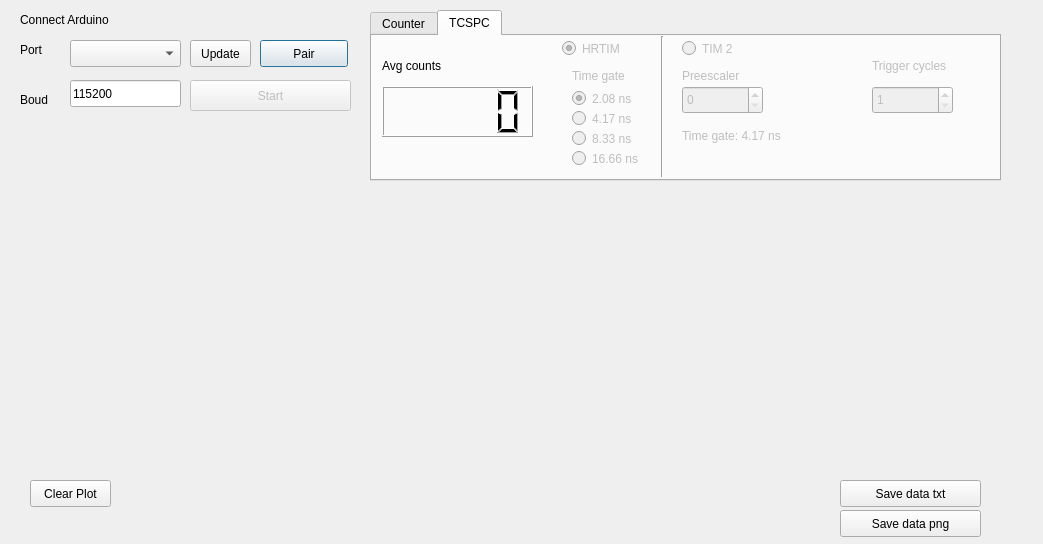
<?xml version="1.0" encoding="UTF-8"?>
<ui version="4.0">
 <class>Dialog</class>
 <widget class="QDialog" name="Dialog">
  <property name="geometry">
   <rect>
    <x>0</x>
    <y>0</y>
    <width>1043</width>
    <height>544</height>
   </rect>
  </property>
  <property name="windowTitle">
   <string>Dialog</string>
  </property>
  <widget class="QComboBox" name="comboBox_port">
   <property name="geometry">
    <rect>
     <x>70</x>
     <y>40</y>
     <width>111</width>
     <height>27</height>
    </rect>
   </property>
  </widget>
  <widget class="QLabel" name="label">
   <property name="geometry">
    <rect>
     <x>20</x>
     <y>10</y>
     <width>171</width>
     <height>19</height>
    </rect>
   </property>
   <property name="text">
    <string>Connect Arduino</string>
   </property>
  </widget>
  <widget class="QPushButton" name="pushButton_connect">
   <property name="geometry">
    <rect>
     <x>260</x>
     <y>40</y>
     <width>88</width>
     <height>27</height>
    </rect>
   </property>
   <property name="text">
    <string>Pair</string>
   </property>
   <property name="checkable">
    <bool>true</bool>
   </property>
  </widget>
  <widget class="QPushButton" name="pushButton_start">
   <property name="enabled">
    <bool>false</bool>
   </property>
   <property name="geometry">
    <rect>
     <x>190</x>
     <y>80</y>
     <width>161</width>
     <height>31</height>
    </rect>
   </property>
   <property name="text">
    <string>Start</string>
   </property>
   <property name="checkable">
    <bool>true</bool>
   </property>
   <property name="checked">
    <bool>false</bool>
   </property>
  </widget>
  <widget class="QLineEdit" name="lineEdit_boud">
   <property name="geometry">
    <rect>
     <x>70</x>
     <y>80</y>
     <width>111</width>
     <height>27</height>
    </rect>
   </property>
   <property name="text">
    <string>115200</string>
   </property>
  </widget>
  <widget class="QLabel" name="label_2">
   <property name="geometry">
    <rect>
     <x>20</x>
     <y>40</y>
     <width>41</width>
     <height>19</height>
    </rect>
   </property>
   <property name="text">
    <string>Port</string>
   </property>
  </widget>
  <widget class="QLabel" name="label_3">
   <property name="geometry">
    <rect>
     <x>20</x>
     <y>90</y>
     <width>41</width>
     <height>19</height>
    </rect>
   </property>
   <property name="text">
    <string>Boud</string>
   </property>
  </widget>
  <widget class="QWidget" name="widget_plot" native="true">
   <property name="geometry">
    <rect>
     <x>30</x>
     <y>190</y>
     <width>991</width>
     <height>281</height>
    </rect>
   </property>
  </widget>
  <widget class="QPushButton" name="pushButton_update">
   <property name="geometry">
    <rect>
     <x>190</x>
     <y>40</y>
     <width>61</width>
     <height>27</height>
    </rect>
   </property>
   <property name="text">
    <string>Update</string>
   </property>
  </widget>
  <widget class="QPushButton" name="pushButton_saveTxt">
   <property name="geometry">
    <rect>
     <x>840</x>
     <y>480</y>
     <width>141</width>
     <height>27</height>
    </rect>
   </property>
   <property name="text">
    <string>Save data txt</string>
   </property>
  </widget>
  <widget class="QPushButton" name="pushButton_savePng">
   <property name="geometry">
    <rect>
     <x>840</x>
     <y>510</y>
     <width>141</width>
     <height>27</height>
    </rect>
   </property>
   <property name="text">
    <string>Save data png</string>
   </property>
  </widget>
  <widget class="QTabWidget" name="tabWidget">
   <property name="geometry">
    <rect>
     <x>370</x>
     <y>10</y>
     <width>631</width>
     <height>171</height>
    </rect>
   </property>
   <property name="currentIndex">
    <number>1</number>
   </property>
   <widget class="QWidget" name="tab">
    <attribute name="title">
     <string>Counter</string>
    </attribute>
    <widget class="QLCDNumber" name="CNT_lcdNumber_counts">
     <property name="geometry">
      <rect>
       <x>10</x>
       <y>50</y>
       <width>151</width>
       <height>51</height>
      </rect>
     </property>
    </widget>
    <widget class="QLabel" name="label_4">
     <property name="geometry">
      <rect>
       <x>10</x>
       <y>20</y>
       <width>81</width>
       <height>19</height>
      </rect>
     </property>
     <property name="text">
      <string>Counts</string>
     </property>
    </widget>
    <widget class="QSpinBox" name="CNT_spinBox_intTime">
     <property name="geometry">
      <rect>
       <x>330</x>
       <y>80</y>
       <width>71</width>
       <height>28</height>
      </rect>
     </property>
     <property name="minimum">
      <number>1</number>
     </property>
     <property name="maximum">
      <number>10000</number>
     </property>
     <property name="value">
      <number>100</number>
     </property>
    </widget>
    <widget class="QLabel" name="label_5">
     <property name="geometry">
      <rect>
       <x>330</x>
       <y>60</y>
       <width>151</width>
       <height>19</height>
      </rect>
     </property>
     <property name="text">
      <string>Integration Time (ms)</string>
     </property>
    </widget>
    <widget class="QLabel" name="label_6">
     <property name="enabled">
      <bool>false</bool>
     </property>
     <property name="geometry">
      <rect>
       <x>190</x>
       <y>30</y>
       <width>121</width>
       <height>19</height>
      </rect>
     </property>
     <property name="text">
      <string>External Ref</string>
     </property>
    </widget>
    <widget class="QWidget" name="widget_4" native="true">
     <property name="geometry">
      <rect>
       <x>190</x>
       <y>0</y>
       <width>301</width>
       <height>31</height>
      </rect>
     </property>
     <widget class="QRadioButton" name="radioButton_8">
      <property name="enabled">
       <bool>false</bool>
      </property>
      <property name="geometry">
       <rect>
        <x>0</x>
        <y>0</y>
        <width>91</width>
        <height>25</height>
       </rect>
      </property>
      <property name="text">
       <string>HRTIM</string>
      </property>
      <property name="checked">
       <bool>false</bool>
      </property>
     </widget>
     <widget class="QRadioButton" name="radioButton_9">
      <property name="geometry">
       <rect>
        <x>140</x>
        <y>0</y>
        <width>91</width>
        <height>25</height>
       </rect>
      </property>
      <property name="text">
       <string>TIM 2</string>
      </property>
      <property name="checked">
       <bool>true</bool>
      </property>
     </widget>
    </widget>
    <widget class="Line" name="line">
     <property name="geometry">
      <rect>
       <x>300</x>
       <y>0</y>
       <width>20</width>
       <height>111</height>
      </rect>
     </property>
     <property name="orientation">
      <enum>Qt::Vertical</enum>
     </property>
    </widget>
    <widget class="QLabel" name="label_11">
     <property name="geometry">
      <rect>
       <x>330</x>
       <y>30</y>
       <width>121</width>
       <height>19</height>
      </rect>
     </property>
     <property name="text">
      <string>Internal Ref</string>
     </property>
    </widget>
   </widget>
   <widget class="QWidget" name="tab_2">
    <attribute name="title">
     <string>TCSPC</string>
    </attribute>
    <widget class="QLabel" name="label_7">
     <property name="geometry">
      <rect>
       <x>10</x>
       <y>20</y>
       <width>81</width>
       <height>19</height>
      </rect>
     </property>
     <property name="text">
      <string>Avg counts</string>
     </property>
    </widget>
    <widget class="QLCDNumber" name="TCSPC_lcdNumber_counts">
     <property name="geometry">
      <rect>
       <x>10</x>
       <y>50</y>
       <width>151</width>
       <height>51</height>
      </rect>
     </property>
    </widget>
    <widget class="QWidget" name="TCSPC_widget_timeGate" native="true">
     <property name="enabled">
      <bool>false</bool>
     </property>
     <property name="geometry">
      <rect>
       <x>190</x>
       <y>30</y>
       <width>91</width>
       <height>101</height>
      </rect>
     </property>
     <widget class="QRadioButton" name="TCSPC_radioButton_HRTIMprresc0">
      <property name="geometry">
       <rect>
        <x>10</x>
        <y>20</y>
        <width>111</width>
        <height>25</height>
       </rect>
      </property>
      <property name="text">
       <string>2.08 ns</string>
      </property>
      <property name="checked">
       <bool>true</bool>
      </property>
     </widget>
     <widget class="QRadioButton" name="TCSPC_radioButton_HRTIMprresc1">
      <property name="geometry">
       <rect>
        <x>10</x>
        <y>40</y>
        <width>111</width>
        <height>25</height>
       </rect>
      </property>
      <property name="text">
       <string>4.17 ns</string>
      </property>
     </widget>
     <widget class="QRadioButton" name="TCSPC_radioButton_HRTIMprresc2">
      <property name="geometry">
       <rect>
        <x>10</x>
        <y>60</y>
        <width>100</width>
        <height>25</height>
       </rect>
      </property>
      <property name="text">
       <string>8.33 ns</string>
      </property>
     </widget>
     <widget class="QLabel" name="label_8">
      <property name="geometry">
       <rect>
        <x>10</x>
        <y>0</y>
        <width>121</width>
        <height>19</height>
       </rect>
      </property>
      <property name="text">
       <string>Time gate</string>
      </property>
     </widget>
     <widget class="QRadioButton" name="TCSPC_radioButton_HRTIMprresc3">
      <property name="geometry">
       <rect>
        <x>10</x>
        <y>80</y>
        <width>100</width>
        <height>25</height>
       </rect>
      </property>
      <property name="text">
       <string>16.66 ns</string>
      </property>
     </widget>
    </widget>
    <widget class="QWidget" name="TCSPC_widget_chooseTimer" native="true">
     <property name="enabled">
      <bool>false</bool>
     </property>
     <property name="geometry">
      <rect>
       <x>190</x>
       <y>0</y>
       <width>241</width>
       <height>31</height>
      </rect>
     </property>
     <widget class="QRadioButton" name="TCSPC_radioButton_selectHRTIM">
      <property name="geometry">
       <rect>
        <x>0</x>
        <y>0</y>
        <width>91</width>
        <height>25</height>
       </rect>
      </property>
      <property name="text">
       <string>HRTIM</string>
      </property>
      <property name="checked">
       <bool>true</bool>
      </property>
     </widget>
     <widget class="QRadioButton" name="TCSPC_radioButton_selectTIM2">
      <property name="geometry">
       <rect>
        <x>120</x>
        <y>0</y>
        <width>91</width>
        <height>25</height>
       </rect>
      </property>
      <property name="text">
       <string>TIM 2</string>
      </property>
     </widget>
    </widget>
    <widget class="Line" name="line_2">
     <property name="geometry">
      <rect>
       <x>280</x>
       <y>0</y>
       <width>21</width>
       <height>141</height>
      </rect>
     </property>
     <property name="orientation">
      <enum>Qt::Vertical</enum>
     </property>
    </widget>
    <widget class="QWidget" name="widget" native="true">
     <property name="enabled">
      <bool>false</bool>
     </property>
     <property name="geometry">
      <rect>
       <x>310</x>
       <y>30</y>
       <width>120</width>
       <height>80</height>
      </rect>
     </property>
     <widget class="QLabel" name="label_9">
      <property name="geometry">
       <rect>
        <x>0</x>
        <y>0</y>
        <width>121</width>
        <height>19</height>
       </rect>
      </property>
      <property name="text">
       <string>Preescaler</string>
      </property>
     </widget>
     <widget class="QSpinBox" name="TCSPC_spinBox_TIM2preesc">
      <property name="enabled">
       <bool>false</bool>
      </property>
      <property name="geometry">
       <rect>
        <x>0</x>
        <y>20</y>
        <width>81</width>
        <height>28</height>
       </rect>
      </property>
     </widget>
     <widget class="QLabel" name="TCSPC_label_timeGate">
      <property name="geometry">
       <rect>
        <x>0</x>
        <y>60</y>
        <width>151</width>
        <height>19</height>
       </rect>
      </property>
      <property name="text">
       <string>Time gate: 4.17 ns</string>
      </property>
     </widget>
    </widget>
    <widget class="QWidget" name="widget_trigger_cycles" native="true">
     <property name="geometry">
      <rect>
       <x>490</x>
       <y>10</y>
       <width>111</width>
       <height>71</height>
      </rect>
     </property>
     <widget class="QLabel" name="label_10">
      <property name="enabled">
       <bool>false</bool>
      </property>
      <property name="geometry">
       <rect>
        <x>10</x>
        <y>10</y>
        <width>101</width>
        <height>20</height>
       </rect>
      </property>
      <property name="text">
       <string>Trigger cycles</string>
      </property>
     </widget>
     <widget class="QSpinBox" name="TCSPC_spinBox_triggerCycles">
      <property name="enabled">
       <bool>false</bool>
      </property>
      <property name="geometry">
       <rect>
        <x>10</x>
        <y>40</y>
        <width>81</width>
        <height>28</height>
       </rect>
      </property>
      <property name="minimum">
       <number>1</number>
      </property>
      <property name="maximum">
       <number>50</number>
      </property>
      <property name="value">
       <number>1</number>
      </property>
     </widget>
    </widget>
   </widget>
  </widget>
  <widget class="QPushButton" name="pushButton_clearPlot">
   <property name="geometry">
    <rect>
     <x>30</x>
     <y>480</y>
     <width>81</width>
     <height>27</height>
    </rect>
   </property>
   <property name="text">
    <string>Clear Plot</string>
   </property>
  </widget>
 </widget>
 <resources/>
 <connections/>
</ui>
